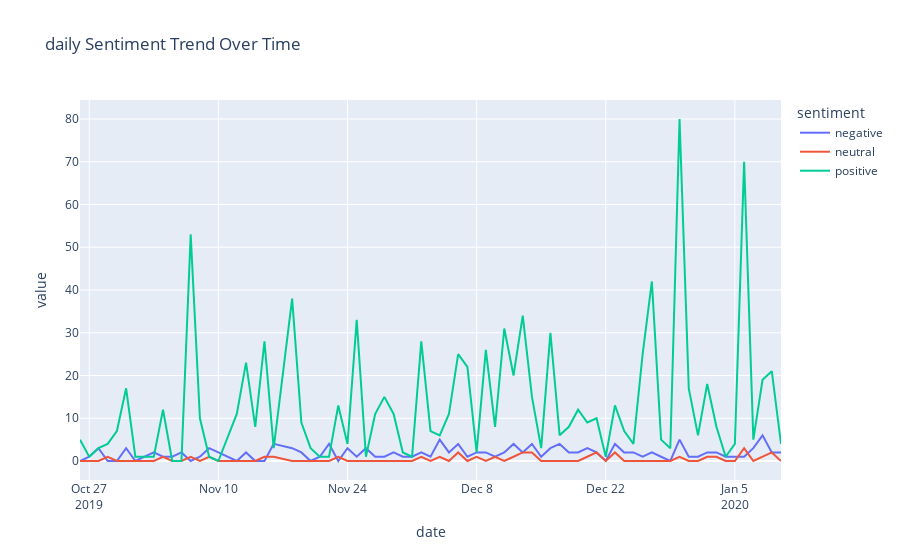

The notebook cell saved with this chart:
### Code cell
# Daily Sentiment Trend Over Time
data = df.groupby("date")["sentiment"].value_counts().unstack().fillna(0)

sent_trend_fig = px.line(data,  title="daily Sentiment Trend Over Time")
sent_trend_fig.show()
